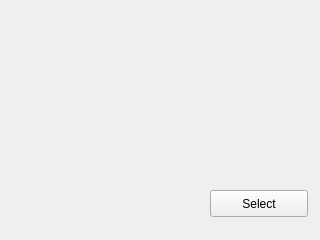
<?xml version="1.0" encoding="UTF-8"?>
<ui version="4.0">
 <class>CMainWindowWidget</class>
 <widget class="QWidget" name="CMainWindowWidget">
  <property name="geometry">
   <rect>
    <x>0</x>
    <y>0</y>
    <width>320</width>
    <height>240</height>
   </rect>
  </property>
  <property name="windowTitle">
   <string>Dialog</string>
  </property>
  <widget class="QPushButton" name="btnWidgetSelect">
   <property name="geometry">
    <rect>
     <x>210</x>
     <y>190</y>
     <width>98</width>
     <height>27</height>
    </rect>
   </property>
   <property name="text">
    <string>Select</string>
   </property>
  </widget>
  <widget class="CClockWidget" name="clockWidget" native="true">
   <property name="geometry">
    <rect>
     <x>5</x>
     <y>5</y>
     <width>221</width>
     <height>81</height>
    </rect>
   </property>
   <property name="font">
    <font>
     <family>Sans Serif</family>
     <pointsize>-1</pointsize>
     <weight>9</weight>
     <italic>true</italic>
     <bold>false</bold>
    </font>
   </property>
   <property name="styleSheet">
    <string notr="true">font: 75 italic 15px &quot;Sans Serif&quot;;</string>
   </property>
  </widget>
 </widget>
 <customwidgets>
  <customwidget>
   <class>CClockWidget</class>
   <extends>QWidget</extends>
   <header>ClockWidget.h</header>
   <container>1</container>
  </customwidget>
 </customwidgets>
 <resources/>
 <connections/>
</ui>
